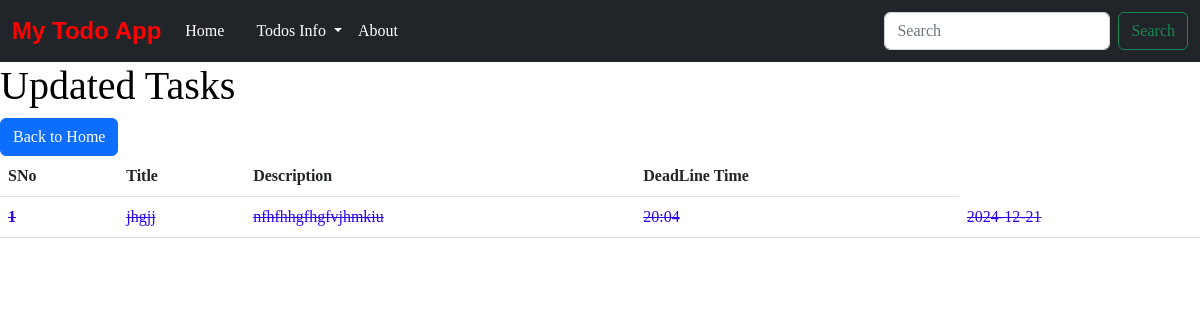
Page /updated on the earlier database version.
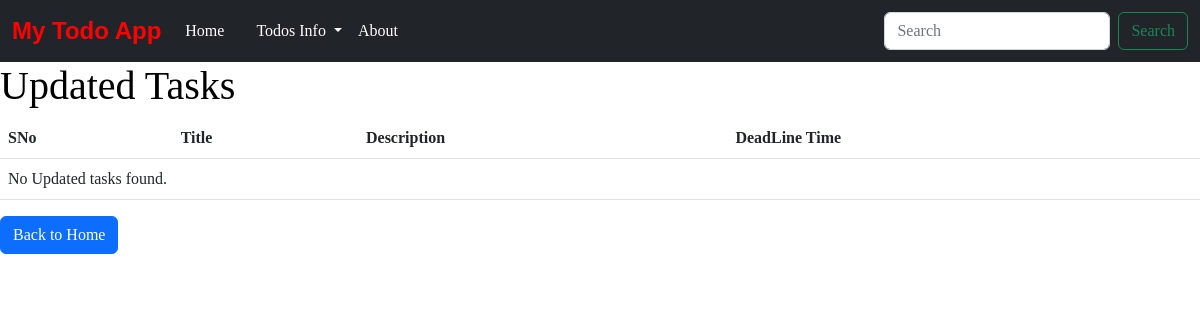
Same page on the later database version.
### app.py (models this page shows, shortened)
class Todo(db.Model):
    sno = db.Column(db.Integer, primary_key=True)
    title = db.Column(db.String(200), nullable=False)
    desc = db.Column(db.String(500), nullable=False)
    time = db.Column(db.String(50))
    schedule_time = db.Column(db.String(50))
    completed = db.Column(db.Boolean, default=False)  # Track completion
    updated = db.Column(db.Boolean, default=False)

### app.py (the view)
@app.route('/updated')
def updated_todos():
    updated_todos = Todo.query.filter_by(updated=True).all()  # Query for updated tasks
    return render_template('updated.html', updated_todos=updated_todos)

### templates/updated.html (shortened to what this page needs)
{% extends 'base.html' %}
{% block todos %}
    <h1>Updated Tasks</h1>
    <table class="table">
        <thead>
          <tr>
            <th scope="col">SNo</th>
            <th scope="col">Title</th>
            <th scope="col">Description</th>
            <th scope="col">DeadLine Time</th>
          </tr>
        </thead>
        <tbody>
            {% for todo in updated_todos %}
            <tr{% if todo.completed %} style="text-decoration: line-through; color: rgb(45, 2, 236);" {% endif %}>
                <th scope="row">{{ loop.index }}</th>
                <td>{{ todo.title }}</td>
                <td>{{ todo.desc }}</td>
                <td>{{todo.time}}</td>
                <td>{{todo.schedule_time}}</td>
              </tr>
            {% else %}
            <tr>
                <td colspan="4">No Updated tasks found.</td>
            </tr>
          </tbody>
        </table>
            {% endfor %}
  <a href="/" class="btn btn-primary">Back to Home</a>
    {% endblock todos %}

Differences in the rows shown:
removed Todo: title "jhgjj", desc "nfhfhhgfhgfvjhmkiu", time "20:04", schedule_time "2024-12-21"
Other differences:
text now shown: "No Updated tasks found."
